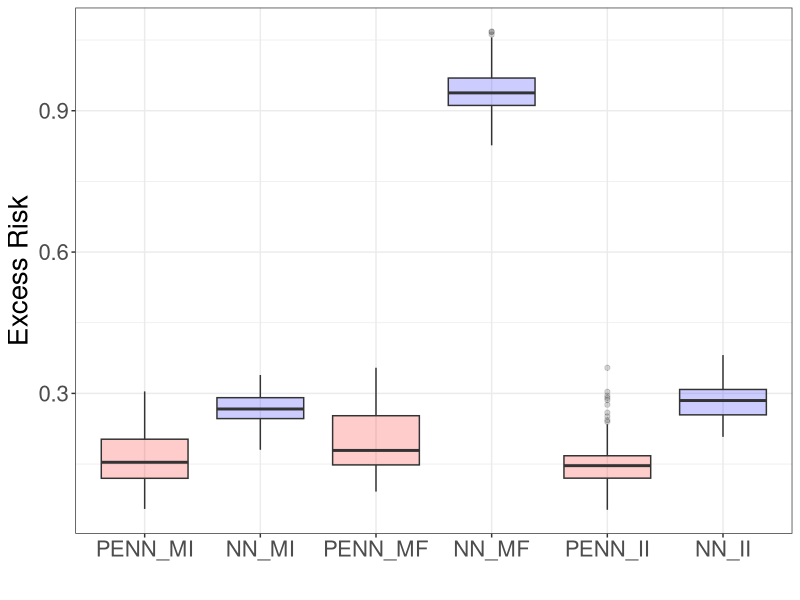

The R script that drew this image:
library(ggplot2)
library(tidyr)

PENN_MI = c(0.9692540764808655, 0.935654878616333, 0.9366323351860046, 0.8600119948387146, 0.9727255702018738, 0.9491214752197266, 1.022835373878479, 0.9509340524673462, 0.938342273235321, 0.9563132524490356, 0.8658844828605652, 0.906637966632843, 0.9480350613594055, 0.8802738189697266, 0.9121809601783752, 1.0135763883590698, 0.9485536813735962, 0.8706144690513611, 0.9751143455505371, 0.9077457189559937, 0.8809519410133362, 0.9004043936729431, 0.9587666988372803, 0.9222527146339417, 0.8602759838104248, 1.077781081199646, 0.9370397329330444, 0.8743371367454529, 0.8732090592384338, 0.974419116973877, 0.8658410906791687, 0.9268765449523926, 0.9214310646057129, 0.980456531047821, 0.8945484161376953, 0.8829314708709717, 0.8983428478240967, 0.8934953808784485, 0.8989579081535339, 0.9199052453041077, 1.0037282705307007, 0.9473565220832825, 1.0423411130905151, 0.9568775296211243, 0.8884695172309875, 0.9490114450454712, 0.9022728800773621, 0.9240529537200928, 0.8802670836448669, 0.924805760383606, 0.9007764458656311, 0.9931299090385437, 1.036603569984436, 0.9584733247756958, 0.9156473875045776, 1.0052211284637451, 0.9811084270477295, 0.8842364549636841, 0.994870126247406, 1.0029515027999878, 0.8930999040603638, 1.012476921081543, 1.0757482051849365, 0.8795289993286133, 0.8919560313224792, 0.8770318627357483, 1.0363037586212158, 1.0022919178009033, 0.8890646696090698, 0.9369520545005798, 0.916411817073822, 1.0433783531188965, 0.890318751335144, 0.9920344948768616, 1.0088703632354736, 0.8976147174835205, 0.8687992095947266, 0.9197511672973633, 0.8823837041854858, 0.9266184568405151, 0.9813836812973022, 0.9074026346206665, 0.9158987998962402, 0.949913740158081, 0.9568034410476685, 0.9206157922744751, 0.9379468560218811, 0.93793123960495, 0.8803785443305969, 1.0110849142074585, 0.9801638722419739, 0.9573950171470642, 0.8283504843711853, 1.0639716386795044, 1.0286797285079956, 0.8973400592803955, 0.9279581904411316, 0.9908592700958252, 0.8768261671066284, 0.8493614196777344) - 0.5236 - 0.25

NN_MI = c(1.0530474185943604, 1.0609972476959229, 1.0463570356369019, 1.0235084295272827, 0.9905754923820496, 1.0306755304336548, 1.0026971101760864, 1.0418720245361328, 1.032198190689087, 1.0837860107421875, 1.02278470993042, 1.0868443250656128, 1.079208493232727, 1.0640933513641357, 1.0398552417755127, 1.0399631261825562, 1.0627484321594238, 1.0423372983932495, 1.069872498512268, 1.037903070449829, 1.0099200010299683, 1.0467431545257568, 1.0500465631484985, 0.9803900122642517, 0.9968808889389038, 0.9822859168052673, 1.0395880937576294, 0.9922479391098022, 1.0550134181976318, 1.1035734415054321, 1.0114736557006836, 1.02888822555542, 1.0521775484085083, 1.044999122619629, 1.0331510305404663, 0.9539076089859009, 1.0334174633026123, 1.0150154829025269, 1.0190610885620117, 1.0199041366577148, 1.066522240638733, 1.105878233909607, 1.024141550064087, 1.0120879411697388, 1.0174343585968018, 1.0814956426620483, 1.1080504655838013, 1.020187497138977, 1.0364315509796143, 1.0225859880447388, 1.0261731147766113, 1.0603421926498413, 1.0483245849609375, 1.0258959531784058, 1.0399284362792969, 1.0648542642593384, 1.047606110572815, 1.0155385732650757, 1.0866550207138062, 1.1126554012298584, 1.0407038927078247, 1.0259493589401245, 1.0644186735153198, 0.9984908103942871, 1.0728307962417603, 1.0503807067871094, 1.0429928302764893, 1.0162575244903564, 1.0132111310958862, 1.0539506673812866, 1.0688968896865845, 1.0532835721969604, 0.9966285228729248, 1.0467419624328613, 1.084196925163269, 1.0473823547363281, 1.0327372550964355, 1.0742847919464111, 0.9875611066818237, 1.015490174293518, 1.0273051261901855, 1.02036714553833, 1.0195986032485962, 1.0693061351776123, 1.0725864171981812, 1.0403457880020142, 1.0895687341690063, 1.088886022567749, 1.028678059577942, 1.0442005395889282, 1.015590786933899, 1.0453532934188843, 0.9930467009544373, 1.0269843339920044, 1.0919827222824097, 1.0957268476486206, 1.0848585367202759, 1.097494125366211, 1.0852755308151245, 0.9763339161872864) - 0.5236 - 0.25

PENN_MF = c(0.9242874979972839, 0.8881416916847229, 0.8773910403251648, 1.0122027397155762, 1.0408496856689453, 0.9466402530670166, 1.0421276092529297, 1.1280198097229004, 0.9345453381538391, 0.9052810668945312, 0.8652212023735046, 0.9031224846839905, 0.9042725563049316, 0.9979158043861389, 1.0999807119369507, 0.9397393465042114, 0.907078206539154, 1.0906569957733154, 0.9812673926353455, 1.0883021354675293, 0.934873640537262, 1.0461736917495728, 0.9242370128631592, 0.9303186535835266, 0.9223045706748962, 1.0440133810043335, 0.9991344809532166, 0.9010046124458313, 0.9563643336296082, 0.9287927746772766, 0.8937249779701233, 0.9075489044189453, 0.8857021331787109, 0.9264643788337708, 1.070662260055542, 1.044478178024292, 1.0136784315109253, 0.9283550977706909, 0.911391019821167, 1.0892053842544556, 0.9257311820983887, 1.0243477821350098, 1.0407280921936035, 0.9132307767868042, 0.9189189672470093, 0.9203558564186096, 0.9390658140182495, 0.9543946385383606, 1.045875906944275, 0.9301040172576904, 0.9246422052383423, 1.036503791809082, 0.9793135523796082, 0.9323655366897583, 1.022987723350525, 0.9830945134162903, 1.1046392917633057, 0.9533774256706238, 0.9355178475379944, 1.0923961400985718, 0.9308286309242249, 1.0245532989501953, 0.9346235394477844, 0.9430037140846252, 1.1000779867172241, 0.8852844834327698, 0.9763891696929932, 0.9066145420074463, 1.0697386264801025, 0.8811596632003784, 0.8974860310554504, 1.011399745941162, 1.042386770248413, 1.0120630264282227, 0.9850968718528748, 1.0312597751617432, 0.9450868368148804, 1.0127575397491455, 1.039885401725769, 0.9703826904296875, 1.0677114725112915, 0.9517580270767212, 1.0403873920440674, 0.9854339957237244, 0.9729154109954834, 0.9138736128807068, 1.0875744819641113, 1.0363023281097412, 0.8778681755065918, 0.8833631873130798, 0.954858124256134, 0.9419023394584656, 0.8652059435844421, 0.9613969922065735, 0.9423491358757019, 0.8979923725128174, 0.9312761425971985, 0.9915592074394226, 0.8886093497276306, 0.9738128185272217) - 0.5236 - 0.25

NN_MF = c(1.6588621139526367, 1.6402617692947388, 1.6612187623977661, 1.6957833766937256, 1.63752281665802, 1.624450922012329, 1.7032052278518677, 1.7058658599853516, 1.664186954498291, 1.732406497001648, 1.6782909631729126, 1.8353350162506104, 1.7769432067871094, 1.7480499744415283, 1.6883318424224854, 1.841676950454712, 1.7048572301864624, 1.7010036706924438, 1.711911678314209, 1.6956783533096313, 1.7394551038742065, 1.661510944366455, 1.7811232805252075, 1.7109791040420532, 1.698427677154541, 1.6650406122207642, 1.7612879276275635, 1.6992062330245972, 1.7249752283096313, 1.695814609527588, 1.6660327911376953, 1.7129459381103516, 1.751092791557312, 1.706304669380188, 1.683929681777954, 1.6410777568817139, 1.7284272909164429, 1.6745511293411255, 1.7317849397659302, 1.730278730392456, 1.6874208450317383, 1.654775619506836, 1.70933198928833, 1.653334379196167, 1.676109790802002, 1.7263023853302002, 1.7280681133270264, 1.7663418054580688, 1.6762784719467163, 1.7032550573349, 1.697632074356079, 1.6440054178237915, 1.6904670000076294, 1.7427939176559448, 1.710640788078308, 1.746430516242981, 1.7229949235916138, 1.7296613454818726, 1.7210218906402588, 1.743436574935913, 1.741156816482544, 1.6857357025146484, 1.7747642993927002, 1.7443349361419678, 1.7257490158081055, 1.7493810653686523, 1.783994197845459, 1.6897095441818237, 1.6851056814193726, 1.669431447982788, 1.7144325971603394, 1.7980170249938965, 1.6210577487945557, 1.7200132608413696, 1.6988290548324585, 1.6782177686691284, 1.7816654443740845, 1.7425765991210938, 1.6370809078216553, 1.7310166358947754, 1.726567029953003, 1.8043944835662842, 1.6876556873321533, 1.728373408317566, 1.7820940017700195, 1.7713464498519897, 1.7198125123977661, 1.7373151779174805, 1.6897140741348267, 1.7553664445877075, 1.8405629396438599, 1.6000806093215942, 1.6010042428970337, 1.753293752670288, 1.7439837455749512, 1.7922273874282837, 1.7265949249267578, 1.8292511701583862, 1.659541368484497, 1.6904230117797852) - 0.5236 - 0.25

PENN_II = c(0.9019363522529602, 1.0327701568603516, 0.9270567297935486, 0.8645914793014526, 0.8538283109664917, 0.8673144578933716, 0.8535186648368835, 0.9396219849586487, 0.8916497230529785, 0.965728223323822, 0.8264970779418945, 0.9252909421920776, 0.9304251074790955, 0.9053834080696106, 0.9203156232833862, 0.9525651335716248, 0.9159108400344849, 0.8698961138725281, 1.1279000043869019, 0.8942002058029175, 0.8860482573509216, 0.9279932379722595, 0.924980103969574, 0.9680074453353882, 0.9347991347312927, 0.8910459876060486, 0.9392648339271545, 0.9482893347740173, 0.9527561664581299, 0.9136396646499634, 0.8779457807540894, 0.920081377029419, 0.9609396457672119, 0.9144644737243652, 0.8782298564910889, 0.8712514638900757, 0.9229133725166321, 0.9183046817779541, 0.8958220481872559, 0.851722240447998, 0.9757811427116394, 0.9215363264083862, 0.8731943368911743, 0.9374759793281555, 0.8659903407096863, 0.8981254696846008, 0.9025046825408936, 0.8804981708526611, 0.9492000937461853, 0.8684839010238647, 0.9263004660606384, 0.9404561519622803, 0.9312470555305481, 0.9302764534950256, 0.872300386428833, 0.9108164310455322, 0.9176410436630249, 0.9219434857368469, 1.0081144571304321, 1.0641015768051147, 0.908652663230896, 0.9267732501029968, 0.9305208921432495, 0.9065415859222412, 0.9634708166122437, 0.8985509872436523, 0.9436129927635193, 0.9082527160644531, 0.9183588027954102, 0.9395845532417297, 1.0768945217132568, 1.024800181388855, 0.9660952091217041, 0.9794855713844299, 0.8964449167251587, 0.9243479371070862, 0.9323923587799072, 0.9199752807617188, 0.8851673603057861, 0.8979515433311462, 1.0686523914337158, 1.0168482065200806, 0.8773478269577026, 0.8727720975875854, 0.938290536403656, 0.9026394486427307, 1.0596717596054077, 0.9575603604316711, 0.8701184391975403, 0.9252406358718872, 1.0132157802581787, 1.0495189428329468, 0.8961212635040283, 0.8769103288650513, 0.9042459726333618, 0.89219069480896, 0.9340519309043884, 0.9502214789390564, 0.9111063480377197, 0.8600994944572449) - 0.5236 - 0.25

NN_II = c(1.0692486763000488, 1.0384979248046875, 1.03241765499115, 1.0702372789382935, 0.9982278347015381, 1.0143150091171265, 1.0120662450790405, 1.0770717859268188, 0.9999986290931702, 1.068750023841858, 0.9813559651374817, 1.1541314125061035, 1.0270038843154907, 1.0431427955627441, 1.0792170763015747, 1.1317862272262573, 1.1200679540634155, 1.043402075767517, 1.0519530773162842, 1.096887469291687, 1.0509380102157593, 1.0236690044403076, 1.1200449466705322, 1.0904896259307861, 1.0061466693878174, 1.0223894119262695, 1.0709565877914429, 1.0268023014068604, 1.0622859001159668, 1.0447067022323608, 1.0236197710037231, 1.036861777305603, 1.0856884717941284, 1.0597376823425293, 1.0196480751037598, 0.9926638603210449, 1.0883021354675293, 1.045480489730835, 1.0814810991287231, 1.0510804653167725, 1.0565193891525269, 1.0700408220291138, 1.0284610986709595, 1.0510997772216797, 1.0119743347167969, 1.0186747312545776, 1.1549012660980225, 1.056247591972351, 1.0946720838546753, 1.028071641921997, 1.0536223649978638, 1.0710289478302002, 1.0470885038375854, 1.054060697555542, 1.0040483474731445, 1.100645899772644, 1.0490086078643799, 1.0541894435882568, 1.088597297668457, 1.108119249343872, 1.0510956048965454, 1.0861001014709473, 1.1345429420471191, 1.020172119140625, 1.067335605621338, 1.0833173990249634, 1.1008718013763428, 1.0846117734909058, 1.0589083433151245, 1.0365984439849854, 1.0621944665908813, 1.062740683555603, 1.0120279788970947, 1.059178113937378, 1.0598591566085815, 1.0041481256484985, 1.0556715726852417, 1.0589790344238281, 0.9934179782867432, 1.0279799699783325, 1.0604506731033325, 1.0666956901550293, 1.0343363285064697, 1.094618797302246, 1.1211117506027222, 1.01630699634552, 1.1081205606460571, 1.0729190111160278, 1.0736216306686401, 1.0580068826675415, 1.1132904291152954, 1.0614489316940308, 1.07723069190979, 1.0074175596237183, 1.1237847805023193, 0.9864843487739563, 1.060793161392212, 1.1037006378173828, 1.0982556343078613, 1.021134614944458) - 0.5236 - 0.25

Excess_Risk = data.frame('PENN_MI' = PENN_MI, 'NN_MI' = NN_MI,
                         'PENN_MF' = PENN_MF, 'NN_MF' = NN_MF,
                         'PENN_II' = PENN_II, 'NN_II' = NN_II)
df_long = Excess_Risk %>%
  pivot_longer(cols = everything(), names_to = "Variable", values_to = "Value")
df_long$Variable = factor(df_long$Variable, levels = c('PENN_MI', 'NN_MI', 'PENN_MF', 'NN_MF', 'PENN_II', 'NN_II'))

ggplot(df_long, aes(x=Variable, y=Value, fill=Variable)) + geom_boxplot(alpha=0.2) + 
  xlab("") + ylab("Excess Risk") + theme_bw() + theme(legend.position = "none", text = element_text(size = 20)) + 
  scale_fill_manual(values = c('PENN_MI' = 'red', 'NN_MI' = 'blue', 'PENN_MF' = 'red', 
                               'NN_MF' = 'blue',  'PENN_II' = 'red', 'NN_II' = 'blue'))
